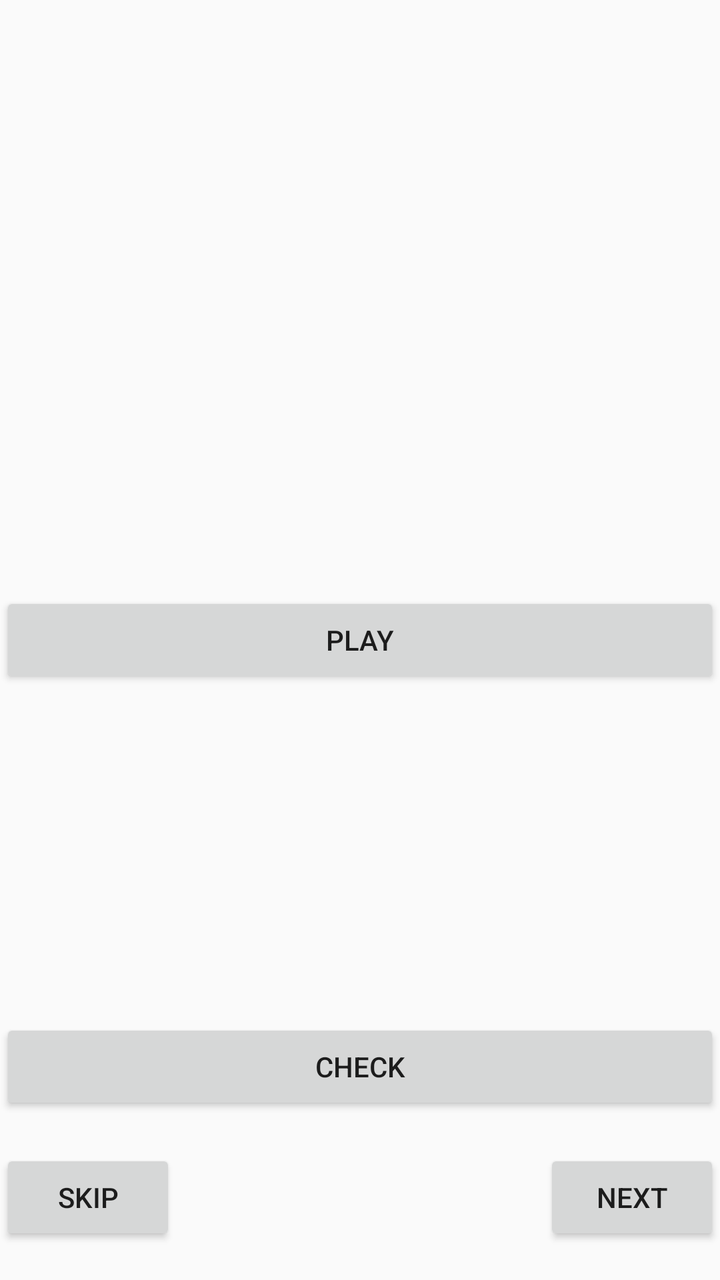
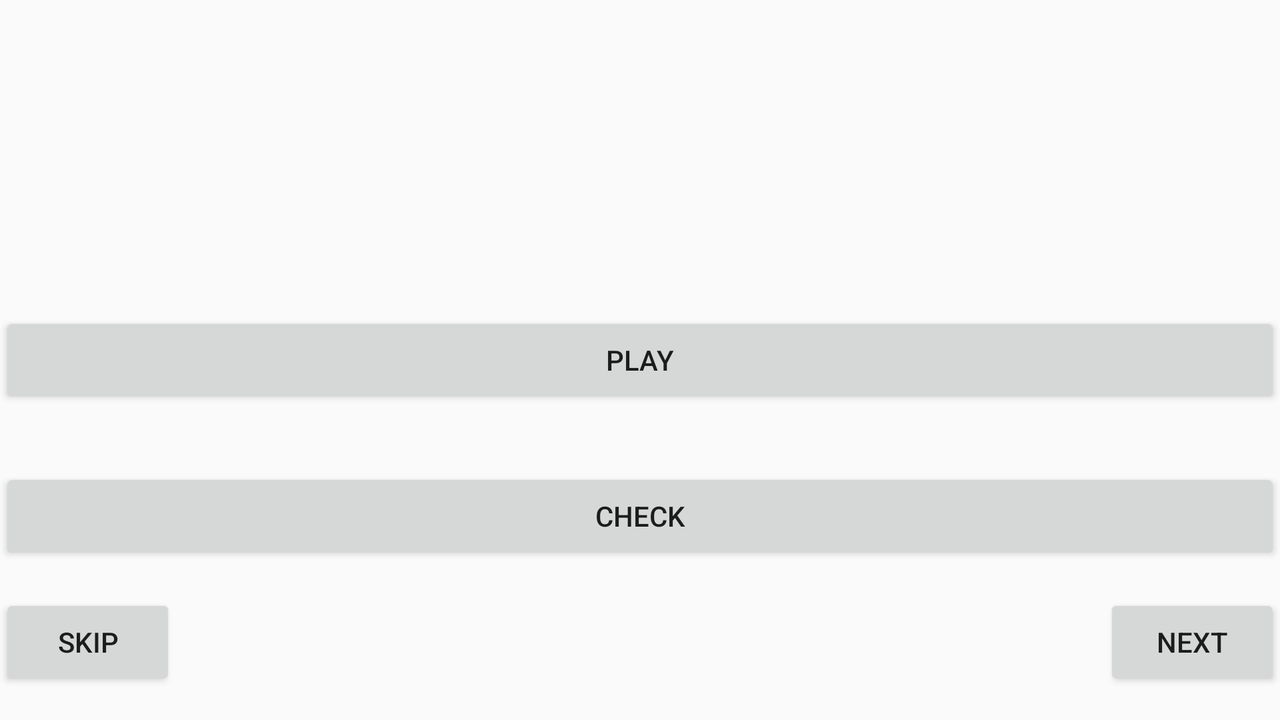

One screen, two layout resources from the same app: the default and the author's alternative for another configuration. Each is rendered where Android would select it; the XML of both is given below.
<!-- AndroidManifest.xml: application theme Theme.ChordTrain -->
<!-- res/layout/fragment_play.xml -->
<?xml version="1.0" encoding="utf-8"?>
<androidx.constraintlayout.widget.ConstraintLayout xmlns:android="http://schemas.android.com/apk/res/android"
    xmlns:app="http://schemas.android.com/apk/res-auto"
    android:layout_width="match_parent"
    android:layout_height="match_parent">

    <Button
        android:id="@+id/play_button"
        android:layout_width="0dp"
        android:layout_height="wrap_content"
        android:text="Play"
        app:layout_constraintBottom_toBottomOf="parent"
        app:layout_constraintEnd_toEndOf="parent"
        app:layout_constraintStart_toStartOf="parent"
        app:layout_constraintTop_toTopOf="parent" />

    <LinearLayout
        android:id="@+id/answer_spinner_container"
        android:orientation="horizontal"
        android:layout_width="match_parent"
        android:layout_height="wrap_content"
        app:layout_constraintTop_toBottomOf="@id/play_button"
        app:layout_constraintBottom_toTopOf="@id/check_answer_button"
        app:layout_constraintEnd_toEndOf="parent"
        app:layout_constraintStart_toStartOf="parent" />

    <Button
        android:id="@+id/check_answer_button"
        android:layout_height="wrap_content"
        android:text="Check"
        app:layout_constraintBottom_toBottomOf="parent"
        app:layout_constraintEnd_toEndOf="parent"
        app:layout_constraintStart_toStartOf="parent"
        app:layout_constraintTop_toTopOf="@id/answer_spinner_container"
        android:layout_width="match_parent"/>

    <Button
        android:id="@+id/skip_sequence_button"
        android:layout_width="0dp"
        android:layout_height="wrap_content"
        android:text="Skip"
        app:layout_constraintBottom_toBottomOf="parent"
        app:layout_constraintStart_toStartOf="parent"
        app:layout_constraintTop_toBottomOf="@id/check_answer_button" />

    <Button
        android:id="@+id/next_sequence_button"
        android:layout_width="0dp"
        android:layout_height="wrap_content"
        android:text="Next"
        app:layout_constraintBottom_toBottomOf="parent"
        app:layout_constraintEnd_toEndOf="parent"
        app:layout_constraintTop_toBottomOf="@id/check_answer_button" />
</androidx.constraintlayout.widget.ConstraintLayout>
<!-- resources referenced by this layout -->
<resources>
  <style name="Theme.ChordTrain" parent="Theme.AppCompat.Light.NoActionBar" />
</resources>
<!-- res/layout-land/fragment_play.xml (the author's variant of the layout above) -->
<!-- drawn on the phone turned sideways -->
<?xml version="1.0" encoding="utf-8"?>
<androidx.constraintlayout.widget.ConstraintLayout xmlns:android="http://schemas.android.com/apk/res/android"
    xmlns:app="http://schemas.android.com/apk/res-auto"
    android:layout_width="match_parent"
    android:layout_height="match_parent">

    <Button
        android:id="@+id/play_button"
        android:layout_width="0dp"
        android:layout_height="wrap_content"
        android:text="Play"
        app:layout_constraintBottom_toBottomOf="parent"
        app:layout_constraintEnd_toEndOf="parent"
        app:layout_constraintStart_toStartOf="parent"
        app:layout_constraintTop_toTopOf="parent" />

    <Button
        android:id="@+id/check_answer_button"
        android:layout_height="wrap_content"
        android:text="Check"
        app:layout_constraintBottom_toBottomOf="parent"
        app:layout_constraintEnd_toEndOf="parent"
        app:layout_constraintStart_toStartOf="parent"
        app:layout_constraintTop_toTopOf="@id/play_button"  android:layout_width="match_parent"/>

    <Button
        android:id="@+id/skip_sequence_button"
        android:layout_width="0dp"
        android:layout_height="wrap_content"
        android:text="Skip"
        app:layout_constraintBottom_toBottomOf="parent"
        app:layout_constraintStart_toStartOf="parent"
        app:layout_constraintTop_toBottomOf="@id/check_answer_button" />

    <Button
        android:id="@+id/next_sequence_button"
        android:layout_width="0dp"
        android:layout_height="wrap_content"
        android:text="Next"
        app:layout_constraintBottom_toBottomOf="parent"
        app:layout_constraintEnd_toEndOf="parent"
        app:layout_constraintTop_toBottomOf="@id/check_answer_button" />
</androidx.constraintlayout.widget.ConstraintLayout>
